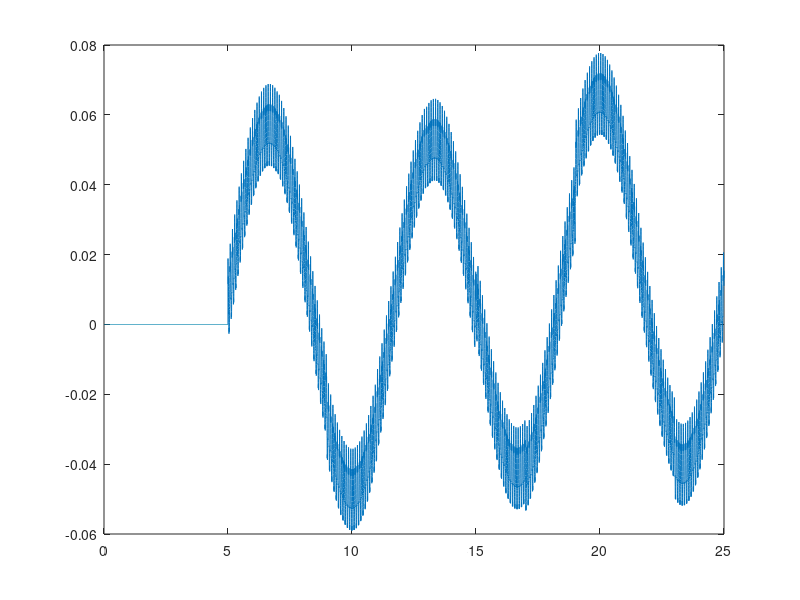

Write the MATLAB code that produced this figure.
clc;
clear;
%function [out] = genRdSrfc();
%GENRDSRFC Summary of this function goes here
%   Detailed explanation goes here

% to add: function needs inputs for timestep and number of steps instead of end time
% also speed
speed = 60;
v = (1/3.6)*speed;
t = [0:0.001:(20-0.001)];
outvec = zeros(1, length(t));
L = 1.5;
wfund = (2*pi*v)/1.5;
amplvec = [10, 0.3, 0, 0, 1, 2];
amplvec = (1/1000)*amplvec;
stepvec = ones(1, length(t));
for i = 1:6
    tempvec = amplvec(i)*cos(i*wfund*t);
    outvec = outvec + tempvec;
end

for i = 1:10
    outvec(((2000*(i-1)) + 1):(2000*i)) = outvec(((2000*(i-1)) + 1):(2000*i)) + (2/100)*rand*stepvec(((2000*(i-1)) + 1):(2000*i)) ;
end
    outvec = outvec + 0.05*sin((3/10)*pi*t);

    outvec = [zeros(1,5000), outvec];
    t = t+5; 
    tstart = 0:0.001:(5-0.001);
    t = [tstart, t];

    plot(t, outvec);




%end

